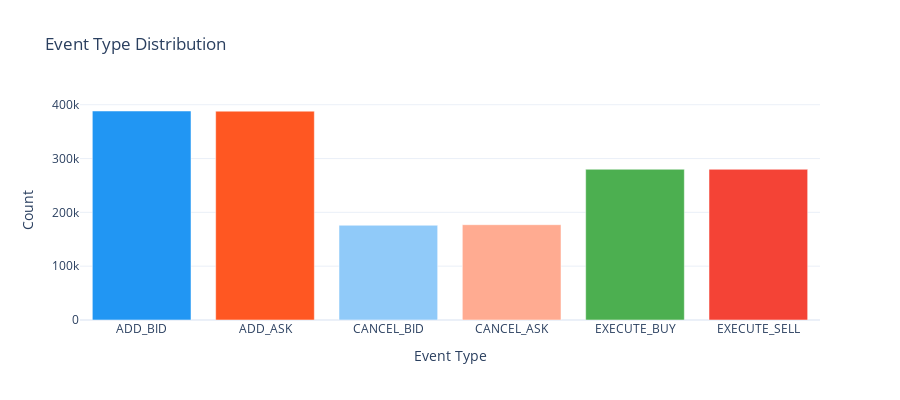

The code cell stored with this chart in its notebook:
### Markdown cell above
## Event Type Distribution

### Code cell
type_names = [reader.EVENT_TYPES.get(t, f"UNKNOWN_{t}") for t in range(6)]
type_counts = np.bincount(events["type"], minlength=6)

fig_types = go.Figure(
    data=go.Bar(
        x=type_names,
        y=type_counts[:6],
        marker_color=["#2196F3", "#FF5722", "#90CAF9", "#FFAB91", "#4CAF50", "#F44336"],
    ),
    layout=go.Layout(
        title="Event Type Distribution",
        xaxis=dict(title="Event Type"),
        yaxis=dict(title="Count"),
        height=400,
        template="plotly_white",
    ),
)
fig_types.show()

for name, count in zip(type_names, type_counts[:6]):
    print(f"  {name:>14s}: {count:>10,}  ({100 * count / len(events):.1f}%)")

### Figure 1 — Plotly figure (JSON) as saved in the notebook; plotly's stock layout.template omitted (floating-point values rounded to 4 significant figures)
{"data": [{"marker": {"color": ["#2196F3", "#FF5722", "#90CAF9", "#FFAB91", "#4CAF50", "#F44336"]}, "type": "bar", "x": ["ADD_BID", "ADD_ASK", "CANCEL_BID", "CANCEL_ASK", "EXECUTE_BUY", "EXECUTE_SELL"], "y": [388345, 388036, 176072, 177093, 280097, 280007]}], "layout": {"height": 400, "title": {"text": "Event Type Distribution"}, "xaxis": {"title": {"text": "Event Type"}}, "yaxis": {"title": {"text": "Count"}}}}
